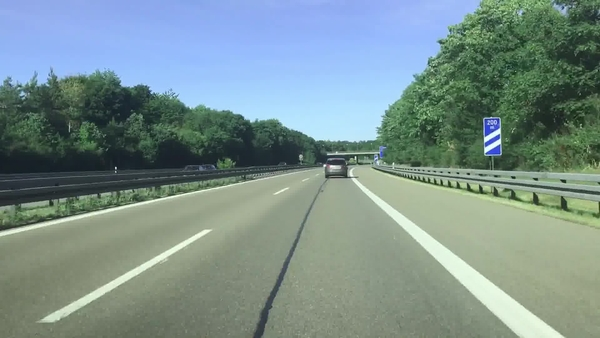
#> input picture nodes/old_stuff/original_lane_detection_5.jpg, 600 x 338 px
$ python -i 1_lane_line.py   (imports and definitions only)
#> lines starting #> are read from the running program, lines starting #| are printed output that depends on the picture; after the words box and inside, x2 and y2 are one past the last pixel; in counts of white or black regions, pixels touching at a corner belong together
import numpy as np
import pandas as pd
import cv2
#Import everything needed to edit/save/watch video clips
from moviepy import editor
import moviepy

def region_selection(image):
	"""
	Determine and cut the region of interest in the input image.
	Parameters:
		image: we pass here the output from canny where we have
		identified edges in the frame
	"""
	# create an array of the same size as of the input image
	mask = np.zeros_like(image)
	# if you pass an image with more then one channel
	if len(image.shape) > 2:
		channel_count = image.shape[2]
		ignore_mask_color = (255,) * channel_count
	# our image only has one channel so it will go under "else"
	else:
		# color of the mask polygon (white)
		ignore_mask_color = 255
	# creating a polygon to focus only on the road in the picture
	# we have created this polygon in accordance to how the camera was placed
	rows, cols = image.shape[:2]
	bottom_left = [cols * 0.1, rows * 0.95]
	top_left	 = [cols * 0.4, rows * 0.6]
	bottom_right = [cols * 0.9, rows * 0.95]
	top_right = [cols * 0.6, rows * 0.6]
	vertices = np.array([[bottom_left, top_left, top_right, bottom_right]], dtype=np.int32)
	# filling the polygon with white color and generating the final mask
	cv2.fillPoly(mask, vertices, ignore_mask_color)
	# performing Bitwise AND on the input image and mask to get only the edges on the road
	masked_image = cv2.bitwise_and(image, mask)
	return masked_image

def hough_transform(image):
	"""
	Determine and cut the region of interest in the input image.
	Parameter:
		image: grayscale image which should be an output from the edge detector
	"""
	# Distance resolution of the accumulator in pixels.
	rho = 1
	# Angle resolution of the accumulator in radians.
	theta = np.pi/180
	# Only lines that are greater than threshold will be returned.
	threshold = 20
	# Line segments shorter than that are rejected.
	minLineLength = 20
	# Maximum allowed gap between points on the same line to link them
	maxLineGap = 500
	# function returns an array containing dimensions of straight lines
	# appearing in the input image
	return cv2.HoughLinesP(image, rho = rho, theta = theta, threshold = threshold,
						minLineLength = minLineLength, maxLineGap = maxLineGap)

def average_slope_intercept(lines):
	"""
	Find the slope and intercept of the left and right lanes of each image.
	Parameters:
		lines: output from Hough Transform
	"""
	left_lines = [] #(slope, intercept)
	left_weights = [] #(length,)
	right_lines = [] #(slope, intercept)
	right_weights = [] #(length,)

	for line in lines:
		for x1, y1, x2, y2 in line:
			if x1 == x2:
				continue
			# calculating slope of a line
			slope = (y2 - y1) / (x2 - x1)
			# calculating intercept of a line
			intercept = y1 - (slope * x1)
			# calculating length of a line
			length = np.sqrt(((y2 - y1) ** 2) + ((x2 - x1) ** 2))
			# slope of left lane is negative and for right lane slope is positive
			if slope < 0:
				left_lines.append((slope, intercept))
				left_weights.append((length))
			else:
				right_lines.append((slope, intercept))
				right_weights.append((length))
	#
	left_lane = np.dot(left_weights, left_lines) / np.sum(left_weights) if len(left_weights) > 0 else None
	right_lane = np.dot(right_weights, right_lines) / np.sum(right_weights) if len(right_weights) > 0 else None
	return left_lane, right_lane

def pixel_points(y1, y2, line):
	"""
	Converts the slope and intercept of each line into pixel points.
		Parameters:
			y1: y-value of the line's starting point.
			y2: y-value of the line's end point.
			line: The slope and intercept of the line.
	"""
	if line is None:
		return None
	slope, intercept = line
	x1 = int((y1 - intercept)/slope)
	x2 = int((y2 - intercept)/slope)
	y1 = int(y1)
	y2 = int(y2)
	return ((x1, y1), (x2, y2))

def lane_lines(image, lines):
	"""
	Create full length lines from pixel points.
		Parameters:
			image: The input test image.
			lines: The output lines from Hough Transform.
	"""
	left_lane, right_lane = average_slope_intercept(lines)
	y1 = image.shape[0]
	y2 = y1 * 0.6
	left_line = pixel_points(y1, y2, left_lane)
	right_line = pixel_points(y1, y2, right_lane)
	return left_line, right_line

def draw_lane_lines(image, lines, color=[255, 0, 0], thickness=12):
	"""
	Draw lines onto the input image.
		Parameters:
			image: The input test image (video frame in our case).
			lines: The output lines from Hough Transform.
			color (Default = red): Line color.
			thickness (Default = 12): Line thickness.
	"""
	line_image = np.zeros_like(image)
	for line in lines:
		if line is not None:
			cv2.line(line_image, *line, color, thickness)
	return cv2.addWeighted(image, 1.0, line_image, 1.0, 0.0)

def frame_processor(image):
	"""
	Process the input frame to detect lane lines.
	Parameters:
		image: image of a road where one wants to detect lane lines
		(we will be passing frames of video to this function)
	"""
	# convert the RGB image to Gray scale
	# print(type(image))
	grayscale = cv2.cvtColor(image, cv2.COLOR_BGR2GRAY)
	# applying gaussian Blur which removes noise from the image
	# and focuses on our region of interest
	# size of gaussian kernel
	kernel_size = 5
	# Applying gaussian blur to remove noise from the frames
	blur = cv2.GaussianBlur(grayscale, (kernel_size, kernel_size), 0)
	# first threshold for the hysteresis procedure
	low_t = 50
	# second threshold for the hysteresis procedure
	high_t = 150
	# applying canny edge detection and save edges in a variable
	edges = cv2.Canny(blur, low_t, high_t)
	# since we are getting too many edges from our image, we apply
	# a mask polygon to only focus on the road
	# Will explain Region selection in detail in further steps
	region = region_selection(edges)
	# Applying hough transform to get straight lines from our image
	# and find the lane lines
	# Will explain Hough Transform in detail in further steps
	hough = hough_transform(region)
	#lastly we draw the lines on our resulting frame and return it as output
	result = draw_lane_lines(image, lane_lines(image, hough))
	return result

# [50 lines left out: functions lane_cords, process_video, not called in this run]

# [3 lines not run here, left out]

>>> import cv2
>>> picture = cv2.imread('original_lane_detection_5.jpg')
#> picture is the input picture: shape (338, 600, 3); mean B, G, R 141.2, 144.2, 122.8
>>> result = frame_processor(picture)
#> in frame_processor, `grayscale = cv2.cvtColor(image, cv2.COLOR_BGR2GRAY)`:
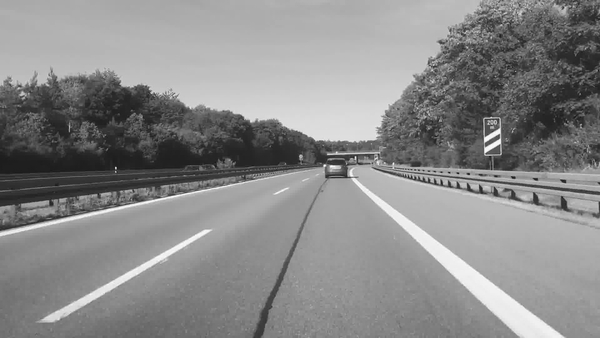
#> grayscale: shape (338, 600); min 18, max 255, mean 137.4
#> in frame_processor, `edges = cv2.Canny(blur, low_t, high_t)`:
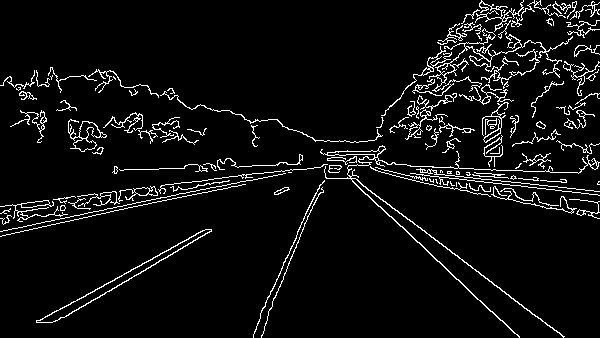
#> edges: shape (338, 600); 5.8% white in thin lines or dots
#> in region_selection, `cv2.fillPoly(mask, vertices, ignore_mask_color)`:
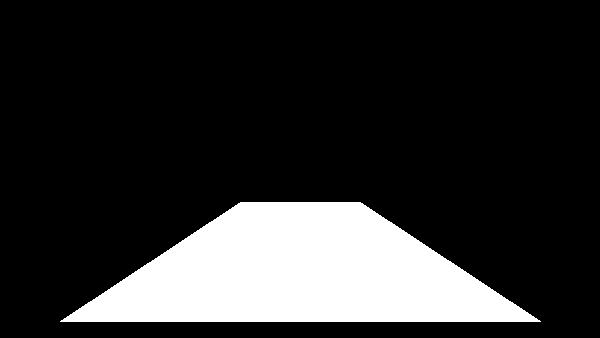
#> mask: shape (338, 600); 17.8% white; 1 white region, box (x1, y1, x2, y2) and area: (60, 202, 541, 322) 36181
#> in region_selection, `masked_image = cv2.bitwise_and(image, mask)`:
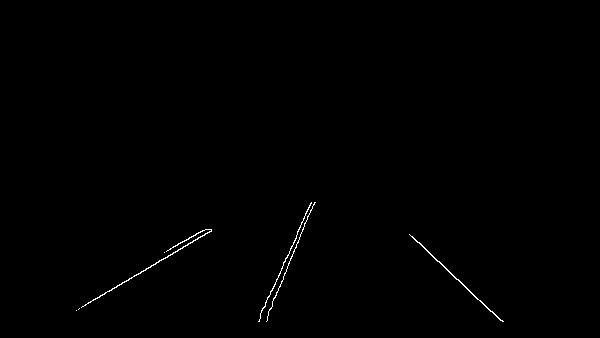
#> masked_image: shape (338, 600); 0.37% white in thin lines or dots, all inside (x1, y1, x2, y2) = (76, 202, 504, 322)
#> in frame_processor, `hough = hough_transform(region)`: hough = [[409, 234, 502, 321], [267, 316, 310, 210], [76, 310, 167, 257], [258, 321, 311, 202], [134, 275, 211, 230], [164, 252, 203, 230], [267, 320, 315, 202], [117, 285, 182, 248], [260, 315, 309, 205], [419, 243, 445, 267], [266, 321, 314, 202]]
#> the loop in average_slope_intercept, `for line in lines:` made 11 passes
#> after the loop in average_slope_intercept, `for line in lines:`: left_lines = [(-2.47, 974.2), (-0.582, 354.3), (-2.25, 900.3), (-0.584, 353.3), (-0.564, 344.5), (-2.46, 976.4), (-0.569, 351.6), (-2.24, 898.7), (-2.48, 980.5)]; left_weights = [114.4, 105.3, 130.3, 89.19, 44.78, 127.4, 74.79, 120.4, 128.3]; right_lines = [(0.935, -148.6), (0.923, -143.8)]; right_weights = [127.3, 35.38]
#> in average_slope_intercept, `left_lane = np.dot(left_weights, left_lines) / np.sum(left_weights) if..`: left_lane = [-1.77, 746.3]
#> in average_slope_intercept, `right_lane = np.dot(right_weights, right_lines) / np.sum(right_weights..`: right_lane = [0.933, -147.6]
#> in lane_lines, `left_lane, right_lane = average_slope_intercept(lines)`: left_lane = [-1.77, 746.3]; right_lane = [0.933, -147.6]
#> in pixel_points, `slope, intercept = line`: slope = -1.77; intercept = 746.3
#> in pixel_points, `x1 = int((y1 - intercept)/slope)`: x1 = 230
#> in pixel_points, `x2 = int((y2 - intercept)/slope)`: x2 = 306
#> in lane_lines, `left_line = pixel_points(y1, y2, left_lane)`: left_line = ((230, 338), (306, 202))
#> in lane_lines, `right_line = pixel_points(y1, y2, right_lane)`: right_line = ((520, 338), (375, 202))
#> in draw_lane_lines, `line_image = np.zeros_like(image)`: line_image: shape (338, 600, 3); every value is 0
#> the loop in draw_lane_lines, `for line in lines:` made 2 passes
#> line on passes 1 to 2: ((230, 338), (306, 202)), ((520, 338), (375, 202))
#> after the loop in draw_lane_lines, `for line in lines:`:
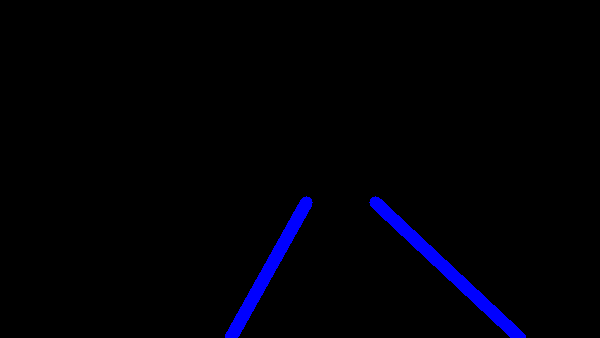
#> line_image: shape (338, 600, 3); mean B, G, R 5.8, 0, 0
#> in draw_lane_lines, `return cv2.addWeighted(image, 1.0, line_image, 1.0, 0.0)`:
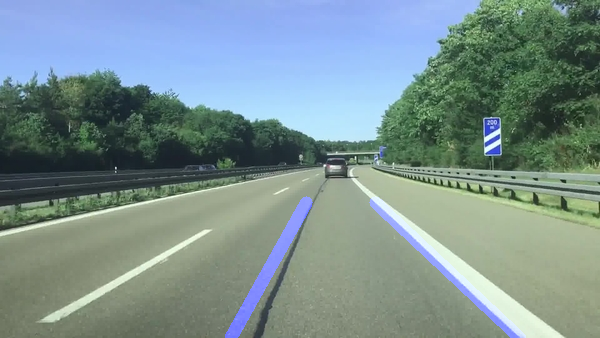
#> returned value: shape (338, 600, 3); mean of channels 0, 1, 2 143.4, 144.2, 122.8; drawn as B, G, R
